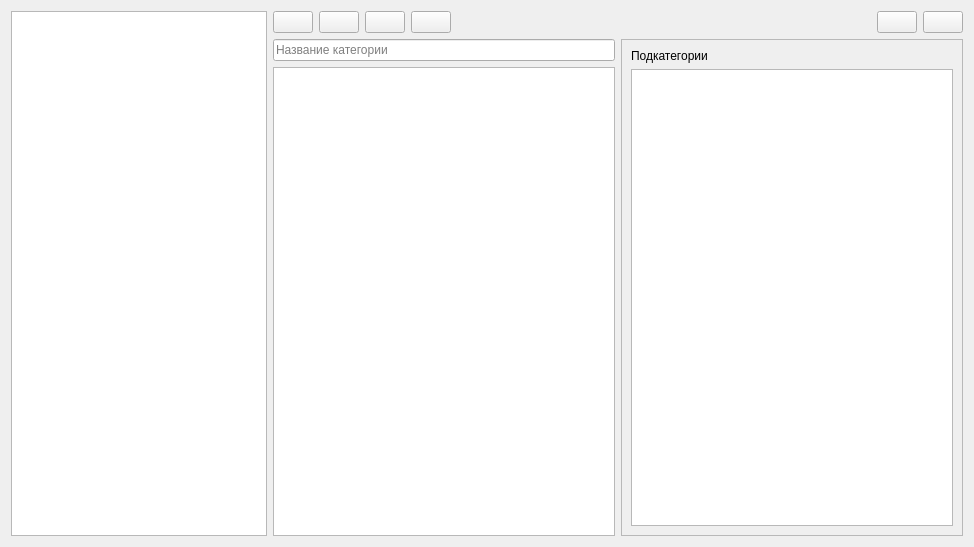
<?xml version="1.0" encoding="UTF-8"?>
<ui version="4.0">
 <class>FormAchievementsCategoriesEdit</class>
 <widget class="QWidget" name="FormAchievementsCategoriesEdit">
  <property name="geometry">
   <rect>
    <x>0</x>
    <y>0</y>
    <width>974</width>
    <height>547</height>
   </rect>
  </property>
  <property name="windowTitle">
   <string>Form</string>
  </property>
  <layout class="QHBoxLayout" name="horizontalLayout_3">
   <item>
    <widget class="QListWidgetAchievements" name="ListWidgetAll">
     <property name="sizePolicy">
      <sizepolicy hsizetype="Maximum" vsizetype="Expanding">
       <horstretch>0</horstretch>
       <verstretch>0</verstretch>
      </sizepolicy>
     </property>
    </widget>
   </item>
   <item>
    <layout class="QVBoxLayout" name="verticalLayout_3">
     <item>
      <layout class="QHBoxLayout" name="horizontalLayout">
       <item>
        <widget class="QPushButton" name="ButtonAddCategory">
         <property name="sizePolicy">
          <sizepolicy hsizetype="Maximum" vsizetype="Fixed">
           <horstretch>0</horstretch>
           <verstretch>0</verstretch>
          </sizepolicy>
         </property>
         <property name="toolTip">
          <string>Добавить категорию</string>
         </property>
         <property name="text">
          <string/>
         </property>
        </widget>
       </item>
       <item>
        <widget class="QPushButton" name="ButtonDeleteCategory">
         <property name="toolTip">
          <string>Удалить категорию</string>
         </property>
         <property name="text">
          <string/>
         </property>
        </widget>
       </item>
       <item>
        <widget class="QPushButton" name="ButtonDeleteAllCategories">
         <property name="sizePolicy">
          <sizepolicy hsizetype="Maximum" vsizetype="Fixed">
           <horstretch>0</horstretch>
           <verstretch>0</verstretch>
          </sizepolicy>
         </property>
         <property name="toolTip">
          <string>Удалить все категории</string>
         </property>
         <property name="text">
          <string/>
         </property>
        </widget>
       </item>
       <item>
        <widget class="QPushButton" name="ButtonChangeParent">
         <property name="text">
          <string/>
         </property>
        </widget>
       </item>
       <item>
        <widget class="QLabel" name="LabelCategoryParent">
         <property name="text">
          <string notr="true"/>
         </property>
        </widget>
       </item>
       <item>
        <spacer name="horizontalSpacer_10">
         <property name="orientation">
          <enum>Qt::Horizontal</enum>
         </property>
         <property name="sizeType">
          <enum>QSizePolicy::Expanding</enum>
         </property>
         <property name="sizeHint" stdset="0">
          <size>
           <width>40</width>
           <height>20</height>
          </size>
         </property>
        </spacer>
       </item>
       <item>
        <widget class="QPushButton" name="ButtonAcceptCategory">
         <property name="toolTip">
          <string>Применить</string>
         </property>
         <property name="text">
          <string/>
         </property>
        </widget>
       </item>
       <item>
        <widget class="QPushButton" name="ButtonCancelCategory">
         <property name="toolTip">
          <string>Отмена</string>
         </property>
         <property name="text">
          <string/>
         </property>
        </widget>
       </item>
      </layout>
     </item>
     <item>
      <layout class="QHBoxLayout" name="horizontalLayout_2">
       <item>
        <layout class="QVBoxLayout" name="verticalLayout">
         <item>
          <widget class="QLineEdit" name="LineEditTitleCategory">
           <property name="sizePolicy">
            <sizepolicy hsizetype="Minimum" vsizetype="Fixed">
             <horstretch>0</horstretch>
             <verstretch>0</verstretch>
            </sizepolicy>
           </property>
           <property name="placeholderText">
            <string>Название категории</string>
           </property>
          </widget>
         </item>
         <item>
          <widget class="QListWidgetAchievements" name="ListWidgetCategory"/>
         </item>
        </layout>
       </item>
       <item>
        <widget class="QFrame" name="FrameSubCategories">
         <property name="frameShape">
          <enum>QFrame::StyledPanel</enum>
         </property>
         <property name="frameShadow">
          <enum>QFrame::Raised</enum>
         </property>
         <layout class="QVBoxLayout" name="verticalLayout_2">
          <item>
           <widget class="QLabel" name="LabelSubCategories">
            <property name="text">
             <string>Подкатегории</string>
            </property>
           </widget>
          </item>
          <item>
           <widget class="QListWidget" name="ListWidgetSubCategories"/>
          </item>
         </layout>
        </widget>
       </item>
      </layout>
     </item>
    </layout>
   </item>
  </layout>
 </widget>
 <customwidgets>
  <customwidget>
   <class>QListWidgetAchievements</class>
   <extends>QListWidget</extends>
   <header>subwidget/qlistwidgetachievements.h</header>
  </customwidget>
 </customwidgets>
 <resources/>
 <connections/>
</ui>
